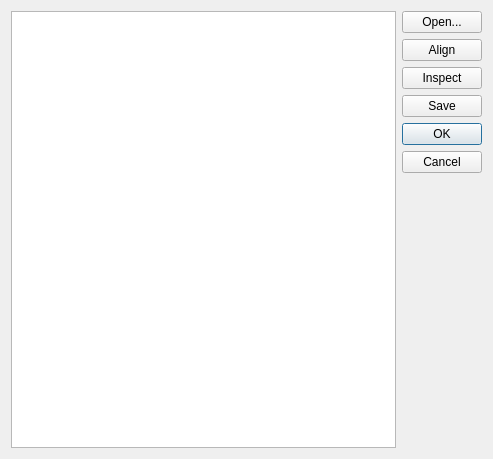
<?xml version="1.0" encoding="UTF-8"?>
<ui version="4.0">
 <class>AlignDialog</class>
 <widget class="QDialog" name="AlignDialog">
  <property name="geometry">
   <rect>
    <x>0</x>
    <y>0</y>
    <width>493</width>
    <height>459</height>
   </rect>
  </property>
  <property name="windowTitle">
   <string>Dialog</string>
  </property>
  <layout class="QHBoxLayout" name="horizontalLayout">
   <item>
    <widget class="QGraphicsView" name="graphicsView"/>
   </item>
   <item>
    <layout class="QVBoxLayout" name="verticalLayout">
     <item>
      <widget class="QPushButton" name="openButton">
       <property name="text">
        <string>Open...</string>
       </property>
      </widget>
     </item>
     <item>
      <widget class="QPushButton" name="alignButton">
       <property name="text">
        <string>Align</string>
       </property>
      </widget>
     </item>
     <item>
      <widget class="QPushButton" name="inspectButton">
       <property name="text">
        <string>Inspect</string>
       </property>
      </widget>
     </item>
     <item>
      <widget class="QPushButton" name="saveButton">
       <property name="text">
        <string>Save</string>
       </property>
      </widget>
     </item>
     <item>
      <widget class="QDialogButtonBox" name="buttonBox">
       <property name="orientation">
        <enum>Qt::Vertical</enum>
       </property>
       <property name="standardButtons">
        <set>QDialogButtonBox::Cancel|QDialogButtonBox::Ok</set>
       </property>
      </widget>
     </item>
    </layout>
   </item>
  </layout>
 </widget>
 <resources/>
 <connections>
  <connection>
   <sender>buttonBox</sender>
   <signal>accepted()</signal>
   <receiver>AlignDialog</receiver>
   <slot>accept()</slot>
   <hints>
    <hint type="sourcelabel">
     <x>248</x>
     <y>254</y>
    </hint>
    <hint type="destinationlabel">
     <x>157</x>
     <y>274</y>
    </hint>
   </hints>
  </connection>
  <connection>
   <sender>buttonBox</sender>
   <signal>rejected()</signal>
   <receiver>AlignDialog</receiver>
   <slot>reject()</slot>
   <hints>
    <hint type="sourcelabel">
     <x>316</x>
     <y>260</y>
    </hint>
    <hint type="destinationlabel">
     <x>286</x>
     <y>274</y>
    </hint>
   </hints>
  </connection>
 </connections>
</ui>
